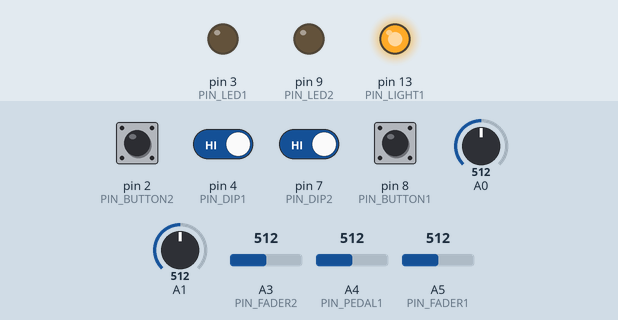
The sketch below on a simulated Arduino Leonardo, built with avr-gcc and run on an emulated ATmega32U4. Parts: output pins drawn as LEDs (lit = HIGH). The inputs (shaded band) are chosen by the test bench; at power-on: pin 2 (PIN_BUTTON2), pin 4 (PIN_DIP1), pin 7 (PIN_DIP2), pin 8 (PIN_BUTTON1) HIGH, A4 (PIN_PEDAL1) = 512, A0 = 512, A1 = 512, A3 (PIN_FADER2) = 512, A5 (PIN_FADER1) = 512. EEPROM starts erased; what the sketch prints to the serial monitor is not drawn.

Above: at 2.2 s.
2.3 s: pin 2 (PIN_BUTTON2) pulled LOW for 0.15 s
At 3.4 s:
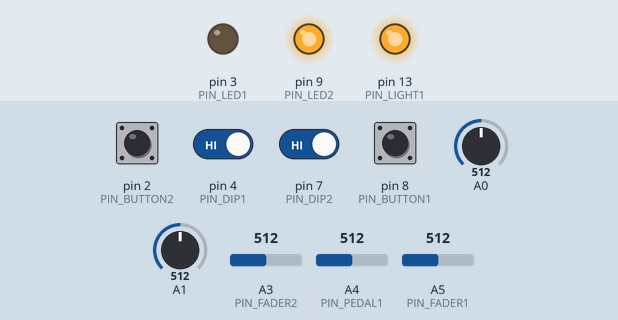
3.9 s: pin 4 (PIN_DIP1) driven LOW
At 5.0 s:
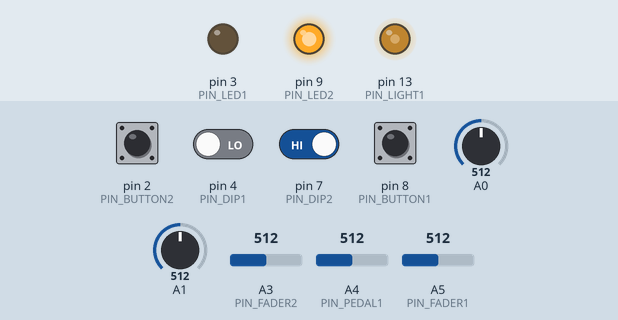
5.4 s: A4 (PIN_PEDAL1) set to 716
At 6.3 s:
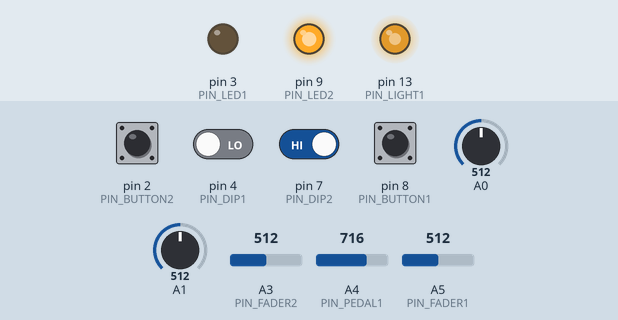
6.9 s: pin 7 (PIN_DIP2) driven LOW
At 7.6 s:
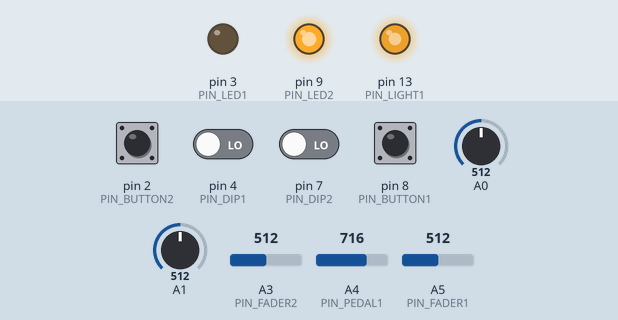
8.4 s: pin 8 (PIN_BUTTON1) pulled LOW for 0.15 s
At 9.6 s:
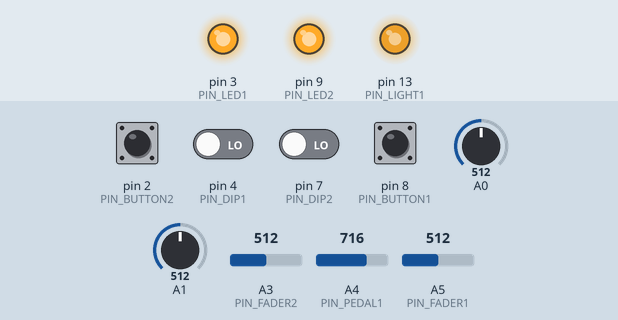
10.0 s: A4 (PIN_PEDAL1) set to 306
At 11.4 s:
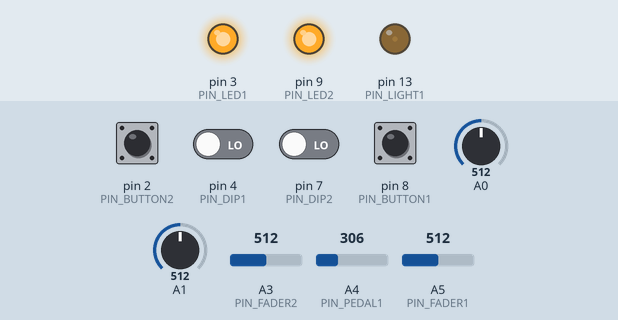
Timing chart, 0 to 12.5 s (numbered marks = the images above; inputs shaded):
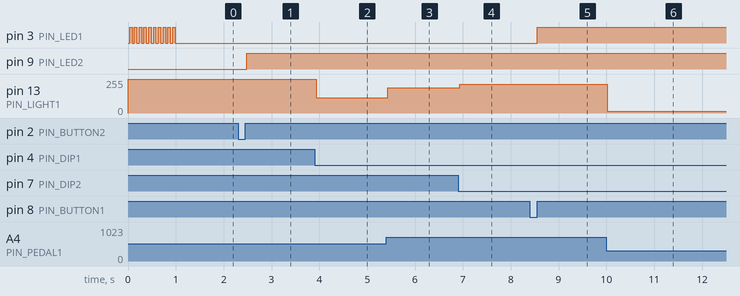

The sketch:

moire_firmware.ino
```cpp
#include "TimerOne.h"
#include "EEPROM.h"


// - - - - - - - - - - - - - - - - - -
//      CONFIG
// - - - - - - - - - - - - - - - - - -

#define DEBUG 0
#define BAUDRATE 256000    // this does not matter in the leonardo
#define SAMPLERATE 1200    // 2600 -> ksmps=16   1300 -> ksmps=32 (@44100Hz)   1800 -> ksmps=24
#define CTRLRATE 18
#define HEARTBEATRATE 1

#define PIN_FADER1 A5
#define PIN_FADER2 A3
#define PIN_PEDAL1 A4
#define PIN_BUTTON1 8
#define PIN_BUTTON2 2
#define PIN_LED2 9
#define PIN_LED1 3
#define PIN_LIGHT1 13
#define PIN_DIP1 4
#define PIN_DIP2 7

#define PEDAL_MARGIN 4
#define FADER_MARGIN 2
#define TOUCHED_THRESH 40
#define LONG_PRESS_MILLIS 1500
#define BLINK_MILLIS 50

#define DEBUG_CTRLRATE 1
#define DEBUG_DATARATE 10

//  ----------------- END CONFIG ----------------------

// defines for setting and clearing register bits
#ifndef cbi
#define cbi(sfr, bit) (_SFR_BYTE(sfr) &= ~_BV(bit))
#endif
#ifndef sbi
#define sbi(sfr, bit) (_SFR_BYTE(sfr) |= _BV(bit))
#endif

#define DATABLOCK 128
#define CONTROLBLOCK 140
#define HEARTBEAT 200

#define EEPROM_EMPTY16 65535  // Uninitialized slot
#define ADDR0 0

#define SERIALPRINT2(A, B) Serial.print(A); Serial.print(" "); Serial.println(B);
#define SERIALPRINT3(A, B, C) Serial.print(A); Serial.print(" "); Serial.print(B); Serial.print(" "); Serial.println(C);
#define SERIALPRINT5(A, B, C, D, E) Serial.print(A); Serial.print(" "); Serial.print(B); Serial.print(" "); Serial.print(C); Serial.print(" "); Serial.print(D); Serial.print(" "); Serial.println(E);
#define SERIALPRINT6(A, B, C, D, E, F) Serial.print(A); Serial.print(" "); Serial.print(B); Serial.print(" "); Serial.print(C); Serial.print(" "); Serial.print(D); Serial.print(" "); Serial.print(E); Serial.print(" "); Serial.println(F);

// Define various ADC prescaler
const unsigned char PS_16 = (1 << ADPS2);
const unsigned char PS_32 = (1 << ADPS2) | (1 << ADPS0);
const unsigned char PS_64 = (1 << ADPS2) | (1 << ADPS1);
const unsigned char PS_128 = (1 << ADPS2) | (1 << ADPS1) | (1 << ADPS0);

int fadertable[] = {0, 22, 43, 92, 184, 276, 490, 826, 1023};

const int fadertable_size = sizeof(fadertable) / sizeof(int);

unsigned int pedal1_last = 200,
  pedal1_min  = 200,
  pedal1_max  = 900,
  fader1_last = 200,
  fader1_min  = 200,
  fader1_max  = 900;

float pedal1_scale=0,
      fader1_scale=0;

unsigned long
  last_loop  = 0,
  last_blink = 0,
  last_heartbeat = 0;

bool calibrating = false;

int
  drive_light_with_pedal1 = 1,
  but2_state = 0,
  but1_state = 0;

byte ctrlbuf[9];
const int ctrlbuf_size = sizeof(ctrlbuf) / sizeof(byte);

#if !DEBUG
const int ctrl_period_ms = (1000/CTRLRATE);
#else
const int ctrl_period_ms = (1000/DEBUG_CTRLRATE);
#endif

const int heartbeat_period_ms = 1000/HEARTBEATRATE;

// ------------- HELPERS ---------------------

unsigned long int freq2timer(float freq) {
  float period = 1/freq;
  unsigned long int microseconds = period * 1000 * 1000;
  return microseconds;
}

float fader_linearize(int x) {
  int x1,
    x0 = fadertable[0],
    maxindex = fadertable_size - 1;
  if( x <= x0) {
    return 0.0;
  }
  else if( x >= fadertable[maxindex]) {
    return 1.0;
  };
  float f;
  for (int i=0; i < maxindex; i++) {
    x1 = fadertable[i+1];
    if( x >= x0 && x <= x1 ) {
      f = (x-x0) / float((x1-x0));
      f = (i + f)/float(maxindex);
      return f;
    }
    x0 = x1;
  }
}

// ------------------ INTERRUPT ----------------------

void read_sample() {
  int value, pin;
  /*
  if( calibrating ) {
    return;
  }
  */

#if !DEBUG
  Serial.write(DATABLOCK);
  value = analogRead(A0);
  Serial.write(value >> 7);
  Serial.write(value & 0b1111111);
  value = analogRead(A1);
  Serial.write(value >> 7);
  Serial.write(value & 0b1111111);
#else
  value = analogRead(A0);
  Serial.print("A0: ");
  Serial.print(value);
  value = analogRead(A1);
  Serial.print(" A1: ");
  Serial.println(value);
#endif
}

// ----------------- EEPROM ----------------------
unsigned eeprom_write_uint(unsigned addr, unsigned value) {
  EEPROM.write(ADDR0 + addr, value >> 8);
  EEPROM.write(ADDR0 + addr+1, value & 0b11111111);
}

unsigned eeprom_read_uint(unsigned addr, unsigned setdefault, unsigned minimum=0, unsigned maximum=65534) {
  int hi = EEPROM.read(ADDR0 + addr);
  int lo = EEPROM.read(ADDR0 + addr + 1);
  unsigned value = (hi << 8) + lo;
  if(value == EEPROM_EMPTY16 || (value < minimum) || (value > maximum)) {
    value = setdefault;
    eeprom_write_uint(addr, value);
  }
  return value;
}

void save_state() {
  int addr = ADDR0;
  noInterrupts();
    eeprom_write_uint(addr, pedal1_min);
    eeprom_write_uint(addr+2, pedal1_max);
    pedal1_scale = 1023.0 / (pedal1_max - pedal1_min);
    eeprom_write_uint(addr+4, fader1_min);
    eeprom_write_uint(addr+6, fader1_max);
    // eeprom_write_uint(addr+8, but2_state);
  interrupts();
  fader1_scale = 1023.0 / (fader1_max - fader1_min);
}

void load_state() {
  int addr = ADDR0;
  pedal1_min = eeprom_read_uint(addr, 200, 0, 1023);
  pedal1_max = eeprom_read_uint(addr+2, 900, 0, 1023);
  fader1_min = eeprom_read_uint(addr+4, 200, 0, 1023);
  fader1_max = eeprom_read_uint(addr+6, 900, 0, 1023);
  //but2_state = eeprom_read_uint(addr+8, 0, 0, 1);
  //digitalWrite(PIN_LED2, but2_state);
  pedal1_scale = 1023.0 /(pedal1_max - pedal1_min);
  fader1_scale = 1023.0 /(fader1_max - fader1_min);
}

void ledblink(int pin, int numblinks, int period_ms, int dur_ms) {
  int state = digitalRead(pin);
  for(int i=0; i<numblinks; i++) {
    digitalWrite(pin, !state);
    delay(dur_ms);
    digitalWrite(pin, state);
    delay(period_ms - dur_ms);
  }
}

// -----------------------------------------------
//                   SETUP

void setup() {

  pinMode(PIN_LED1, OUTPUT);
  pinMode(PIN_LIGHT1, OUTPUT);
  pinMode(PIN_BUTTON1, INPUT_PULLUP);
  pinMode(PIN_DIP1, INPUT_PULLUP);
  pinMode(PIN_DIP2, INPUT_PULLUP);
  pinMode(PIN_BUTTON2, INPUT_PULLUP);
  pinMode(PIN_LED2, OUTPUT);
  digitalWrite(PIN_LIGHT1, HIGH);
  load_state();

  Serial.begin(BAUDRATE);
  while(!Serial) {};
#if !DEBUG
  long int update_period_microsec = freq2timer(SAMPLERATE);
#else
  long int update_period_microsec = freq2timer(DEBUG_DATARATE);
#endif

  ADCSRA &= ~PS_128;  // remove bits set by Arduino library
  // you can choose a prescaler from above.
  // PS_16, PS_32, PS_64 or PS_128
  ADCSRA |= PS_32;    // set our own prescaler to 64

  // signal turn on
  ledblink(PIN_LED1, 10, 100, 50);

  Timer1.initialize(update_period_microsec);
  Timer1.attachInterrupt( read_sample );
}

void loop() {
  int fader1, fader2, pedal1;
  int static but1_last = 0;
  int static but2_last = 0;
  int pedal1_warp;
  bool send_control;
  unsigned long static but1_press_t0;
  int static fader1_precalib, pedal1_precalib;
  float f;
  unsigned long now = millis();

  /*
  if( now - last_loop < ctrl_period_ms ) {
    return;
  }
  */

  noInterrupts();
  pedal1 = analogRead(PIN_PEDAL1);
  fader1 = analogRead(PIN_FADER1);
  fader2 = analogRead(PIN_FADER2);
  interrupts();

  fader1 = 1023 - fader1;
  fader1 = int(fader1*0.66 + fader1_last*0.34);

  fader2 = 1023 - fader_linearize(fader2) * 1023;

  pedal1 >>= 2; // drop 2 bits of resolution
  pedal1 <<= 2;

  // BUTTONS
  int but1 = 1 - digitalRead(PIN_BUTTON1);
  int but2 = 1 - digitalRead(PIN_BUTTON2);

  // DIP switches
  drive_light_with_pedal1 = 1 - digitalRead(PIN_DIP1);
  pedal1_warp = 1 - digitalRead(PIN_DIP2);

  if( but2 == 0 && but2_last) {
    but2_state = 1 - but2_state;
    digitalWrite(PIN_LED2, but2_state);
  }

  if( but1 == 1 && !but1_last ) {
    // started pressing, calculate duration of press
    but1_press_t0 = now;
  } else if( but1 == 0 && but1_last) {
    // stopped pressing
    if( calibrating ) {
      save_state();
      calibrating = false;
      digitalWrite(PIN_LED1, but1_state);
    } else if ( but1_state ) {
      // STATE: NOT calibrating, BUT1 is ON
      but1_state = 0;
      digitalWrite(PIN_LED1, LOW);
    } else if ( now-but1_press_t0>=LONG_PRESS_MILLIS ) {
      // STATE: NOT calibrating, BUT1 is OFF, pressed long
      calibrating = true;
      fader1_precalib = fader1;
      pedal1_precalib = pedal1;
    } else {
      // STATE: NOT calibrating, BUT1 is OFF, pressed short
      but1_state = 1;
      digitalWrite(PIN_LED1, HIGH);
    }
  }
  but1_last = but1;
  but2_last = but2;

  // NORMALIZATION
  if ( !calibrating ) {
    #if DEBUG
      SERIALPRINT5("fader1:", fader1, fader1_min, fader1_max, fader1_scale);
    #endif

    pedal1 = constrain(pedal1, pedal1_min, pedal1_max);

    if( pedal1_warp ) {
      f = ((pedal1 - pedal1_min)/float(pedal1_max - pedal1_min)) * 3.14159265 + 3.14159265;
      f = (1+cos(f))/2.0;

      pedal1 = f * 1023;
    } else {
      pedal1 = (pedal1-pedal1_min) * pedal1_scale;
    }

    if( drive_light_with_pedal1 ) {
      analogWrite(PIN_LIGHT1, pedal1/4);
    }
  }
  else { // CALIBRATING
    // Has it moved yet? No -> adjust extremes
    if ( fader1_precalib < 0) {
      if( fader1 < fader1_min) {
        fader1_min = fader1 + FADER_MARGIN;
      } else if ( fader1 > fader1_max) {
        fader1_max = fader1 - FADER_MARGIN;
      }
    } else if ( abs(fader1 - fader1_precalib) > TOUCHED_THRESH ) {
      fader1_min = min(fader1, fader1_precalib);
      fader1_max = max(fader1, fader1_precalib);
      fader1_precalib = -1023;  // this indicates that it was moved
    }
    if( pedal1_precalib < 0) {
      if( pedal1 < pedal1_min) {
        pedal1_min = pedal1 + PEDAL_MARGIN;
      } else if ( pedal1 > pedal1_max) {
        pedal1_max = pedal1 - PEDAL_MARGIN;
      }
    } else if ( abs(pedal1 - pedal1_precalib) > TOUCHED_THRESH) {
      pedal1_min = min(pedal1, pedal1_precalib);
      pedal1_max = max(pedal1, pedal1_precalib);
      pedal1_precalib = -1023;
    }

    // bling the led when calibrating
    if( (now - last_blink > BLINK_MILLIS) || (now < last_blink) ) {
      digitalWrite(PIN_LED1, !digitalRead(PIN_LED1));
      last_blink = now;
    }

#if DEBUG
    SERIALPRINT3("CALIBRATING --> Fader1 min-max:", fader1_min, fader1_max);
    SERIALPRINT3("                Pedal1 min-max:", pedal1_min, pedal1_max);
#endif
  }

  fader1_last = fader1;
  pedal1_last = pedal1;

#if !DEBUG
  ctrlbuf[0] = CONTROLBLOCK;
  ctrlbuf[1] = pedal1 >> 7;
  ctrlbuf[2] = pedal1 & 0b1111111;
  ctrlbuf[3] = fader1 >> 7;
  ctrlbuf[4] = fader1 & 0b1111111;
  ctrlbuf[5] = fader2 >> 7;
  ctrlbuf[6] = fader2 & 0b1111111;
  ctrlbuf[7] = but1_state;
  ctrlbuf[8] = but2_state;
  noInterrupts();  // <--- A control block cant be interrupted by a data block
    Serial.write(ctrlbuf, ctrlbuf_size);
  interrupts();
#else
  // DEBUG
  if( !calibrating ) {
    noInterrupts();
    SERIALPRINT6("Fader Pedal Fader2 but1raw but2raw", fader1, pedal1, fader2, but1, but2)
    interrupts();
  }
#endif
  if( now - last_heartbeat > heartbeat_period_ms || now < last_heartbeat ) {
    noInterrupts();
      Serial.write(HEARTBEAT);
    interrupts();
    last_heartbeat = now;
  }
  delay(ctrl_period_ms);
}
```

Measured:
- after the input at 2.3 s, pin 9 (PIN_LED2): LOW → HIGH after 0.18 s
- after the input at 3.9 s, pin 13 (PIN_LIGHT1): 255/255 → 113/255 at once
- after the input at 5.4 s, pin 13 (PIN_LIGHT1): 113/255 → 188/255 at once
- after the input at 6.9 s, pin 13 (PIN_LIGHT1): 188/255 → 214/255 at once
- after the input at 8.4 s, pin 3 (PIN_LED1): LOW → HIGH after 0.16 s
- after the input at 10.0 s, pin 13 (PIN_LIGHT1): 214/255 → 13/255 at once
